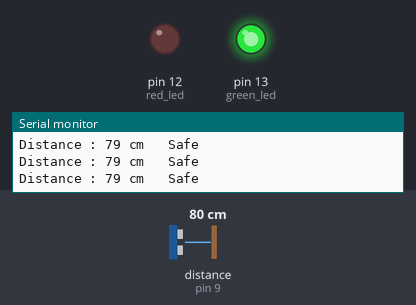
Simulated run of this sketch. Board: Arduino Uno, built with avr-gcc and run on an emulated ATmega328P. On the bench: output pins drawn as LEDs (lit = HIGH), the last lines printed to the serial monitor. Wiring (inferred from the names in the program): ultrasonic range finder: trigger pin 8; echo pin 9. The inputs (shaded band) are chosen by the test bench; at power-on: distance to the obstacle (sensor on pin 9) 80 cm. The echo pulse lasts 58.3 µs per cm; pins used as bus, display or sensor lines are not drawn.

Above: at 1.2 s.
1.3 s: distance to the obstacle (sensor on pin 9) set to 17 cm
4.3 s: distance to the obstacle (sensor on pin 9) set to 14 cm
At 5.5 s:
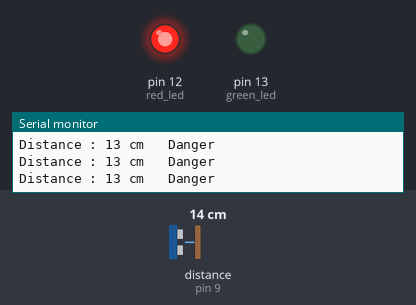
5.8 s: distance to the obstacle (sensor on pin 9) set to 18 cm
At 6.1 s:
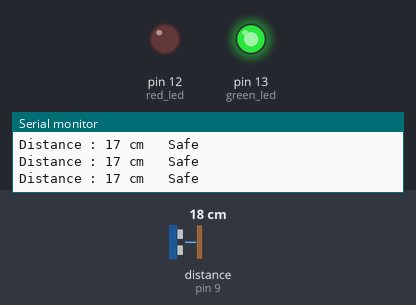
Timing chart, 0 to 8.8 s (numbered marks = the images above; inputs shaded):
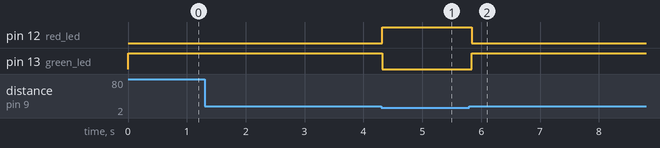

The sketch:

Program_10-Control_LED_uisng_Ultrasonic.ino
```cpp
int trigger_pin = 8;  // Declare variable to store value of pin connected to trigger pin of ultrasonic
int echo_pin = 9;  // Declare variable to store value of pin connected to echo pin of ultrasonic

int green_led = 13;   // Declare variable to store value of pin connected to green led
int red_led = 12;    // Declare variable to store value of pin connected to red led

int distance;   // declare a variable to store distance value
long duration;  // store value returned by pulseIn function

void setup() {
  Serial.begin(9600);   // sets the serial baud rate to 9600
  pinMode(trigger_pin, OUTPUT);   // sets trigger_pin as OUTPUT
  pinMode(echo_pin, INPUT);   // sets echo_pin as INPUT

  pinMode(green_led, OUTPUT); // sets green led pin to OUTPUT
  pinMode(red_led, OUTPUT); // sets red led pin to OUTPUT
}

void loop() {
  digitalWrite(trigger_pin, LOW);    // apply 0V to trigger pin
  delayMicroseconds(2);   // pause program for 2 micro seconds -> 1 second = 1000000 micro seconds
  digitalWrite(trigger_pin, HIGH);       // apply 5V to trigger pin
  delayMicroseconds(10);    // pause program for 2 micro seconds -> 1 second = 1000000 micro seconds
  digitalWrite(trigger_pin, LOW);        // apply 0V to trigger pin

  duration = pulseIn(echo_pin, HIGH);   // listen for echo
  distance = (duration / 2) / 29.1;   // calculating distance in cm

  Serial.print("Distance : ");    // print distance data on Serial monitor
  Serial.print(distance);
  Serial.print(" cm");

  if(distance < 15){  // checks if distance of Object is less than 15 cm
    digitalWrite(red_led, HIGH);  // turns on red led
    digitalWrite(green_led, LOW);  // turns off green led
    Serial.println("   Danger");   // print "Danger" if object is near
  }else{    // distance less than 15 cm
    digitalWrite(green_led, HIGH);  // turns on green led
    digitalWrite(red_led, LOW);  // turns off red led
    Serial.println("   Safe");   // print "Safe" if object is far
  }
}
```

Measured:
- the behaviour switches between 16 and 15 cm on distance to the obstacle (sensor on pin 9) (found by bisection; images 0 and 1)
- after the input at 4.3 s, pin 12 (red_led): LOW → HIGH at once; pin 13 (green_led): HIGH → LOW at once
- after the input at 5.8 s, pin 12 (red_led): HIGH → LOW at once; pin 13 (green_led): LOW → HIGH at once
